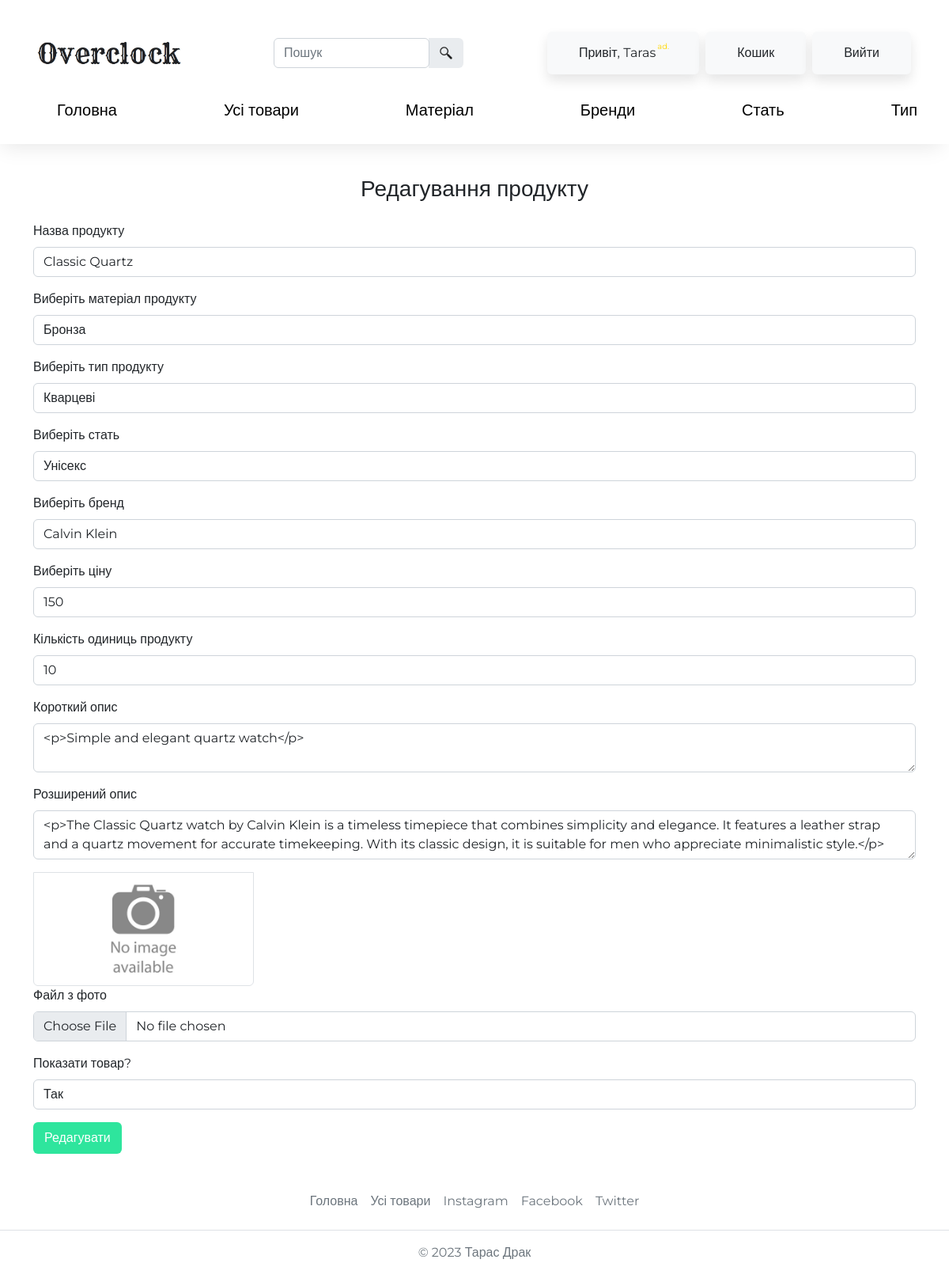
Page /product/edit/84 (signed in) on the committed database.
### tables this page shows
CREATE TABLE `product` (
  `id` int(11) NOT NULL,
  `name` varchar(255) NOT NULL,
  `photo` varchar(255) NOT NULL,
  `type_id` int(11) DEFAULT NULL,
  `gender_id` int(11) DEFAULT NULL,
  `material_id` int(11) DEFAULT NULL,
  `brand_id` int(11) DEFAULT NULL,
  `price` double NOT NULL,
  `count` int(11) NOT NULL,
  `short_description` text,
  `description` text,
  `visible` int(11) NOT NULL DEFAULT '1'
);

CREATE TABLE `material` (
  `id` int(11) NOT NULL,
  `name` varchar(255) NOT NULL,
  `photo` varchar(255) NOT NULL
);

CREATE TABLE `type` (
  `id` int(11) NOT NULL,
  `name` varchar(255) NOT NULL,
  `photo` varchar(255) DEFAULT NULL
);

CREATE TABLE `gender` (
  `id` int(11) NOT NULL,
  `name` varchar(255) NOT NULL,
  `photo` varchar(255) NOT NULL
);

CREATE TABLE `brand` (
  `id` int(11) NOT NULL,
  `name` varchar(255) NOT NULL,
  `photo` varchar(255) NOT NULL
);

### core/Template.php (called while the page is built, shortened)
<?php
class Template
{
    protected $path;
    public function __construct($path)
    {
        $this->path = $path;
    }
    public function getHTML()
    {
        include($this->path);
        $html = ob_get_contents();
        return $html;
    }
}

### core/Controller.php (called while the page is built, shortened)
<?php
class Controller
{
    protected $viewPath;
    public function __construct() {
        $this->moduleName = \core\Core::getInstance()->app['moduleName'];
        $this->actionName = \core\Core::getInstance()->app['actionName'];
        $this->viewPath = "views/{$this->moduleName}/{$this->actionName}.php";
    }
    public function render($viewPath = null, $params = null) {
        if(empty($viewPath))
            $viewPath = $this->viewPath;
        $tpl = new Template($viewPath);
        if(!empty($params))
            $tpl->setParams($params);
        return $tpl->getHTML();
    }
}

### controllers/ProductController.php (called while the page is built, shortened)
<?php
class ProductController extends Controller
{
    public function editAction($params) {
        $id = $params[0];
        if($id > 0) {
            $row = Product::getById($id);
            $materialsList = DataTable::getSortedItems('material');
            $typesList = DataTable::getSortedItems('type');
            $gendersList = DataTable::getSortedItems('gender');
            $brandsList = DataTable::getSortedItems('brand');
            return $this->render(null, [
                'row' => $row,
                'materials' => $materialsList,
                'types' => $typesList,
                'genders' => $gendersList,
                'brands' => $brandsList
            ]);
        } else
            return $this->error(403);
    }
}

### index.php (called while the page is built, shortened)
<?php
spl_autoload_register(function ($className) {
    $path = $className . '.php';
});
$core = core\Core::getInstance();
$core->Initialize();
$core->Run();

### core/DB.php (called while the page is built, shortened)
<?php
class DB
{
    protected  $pdo;
    public function __construct($hostname, $login, $password, $database){
        $this->pdo = new \PDO("mysql: host={$hostname};dbname={$database}", $login, $password);
    }
    public function select($tableName, $fieldsList = "*", $conditionArray = null, $operatorName = 'LIKE') {
        if(is_string($fieldsList))
            $fieldsListString = $fieldsList;
        $wherePartString = "";
        if(is_array($conditionArray)) {
            $parts = [];
            foreach ($conditionArray as $key => $value) {
                $parts[]="{$key} {$operatorName} :{$key}";
            }
            if(is_string($wherePartString))
                $wherePartString = "WHERE ".implode(' AND ', $parts);
        }
        $res = $this->pdo->prepare(
            "SELECT {$fieldsListString} FROM {$tableName} {$wherePartString}");
        $res->execute($conditionArray);
        return $res->fetchAll(\PDO::FETCH_ASSOC);
    }
}

### models/Product.php (called while the page is built, shortened)
<?php
class Product
{
    protected static $tableName = 'product';
    public static function getById($id) {
        $row = Core::getInstance()->db->select(self::$tableName, '*', [
            'id' => $id
        ]);
        if(!empty($row))
            return $row[0];
        else
            return null;
    }
}

### models/DataTable.php (called while the page is built, shortened)
<?php
class  DataTable {
    public static function getItems($tableName) {
        $rows = Core::getInstance()->db->select($tableName);
        $rows = array_reverse($rows);
        return $rows;
    }
    public static function getSortedItems($tableName) {
        $rows = self::getItems($tableName);
        $name = array_column($rows, 'name');
        array_multisort($name, SORT_ASC, $rows);
        return $rows;
    }
}

### views/product/edit.php (the view, shortened to what this page needs)
<h1 class="h3 mb-4 fw-normal text-center">Редагування продукту</h1>
<form action="" method="post" enctype="multipart/form-data">
    <div class="mb-3">
        <label for="name" class="form-label">Назва продукту</label>
        <input type="text" class="form-control" id="name" name="name" value="<?=$row['name']?>">
    </div>
    <div class="mb-3">
        <label for="material_id" class="form-label">Виберіть матеріал продукту</label>
        <select class="form-control" id="material_id" name="material_id">
            <?php foreach ($materials as $material_row) :
                ?>
                <option <?php if($material_row['id'] == $row['material_id']) echo 'selected'; ?> value="<?=$material_row['id']?>"><?=$material_row['name']?></option>
            <?php endforeach; ?>
        </select>
    </div>
    <div class="mb-3">
        <label for="type_id" class="form-label">Виберіть тип продукту</label>
        <select class="form-control" id="type_id" name="type_id">
            <?php foreach ($types as $type_row) : ?>
                <option <?php if($type_row['id'] == $row['type_id']) echo 'selected'; ?> value="<?=$type_row['id']?>"><?=$type_row['name']?></option>
            <?php endforeach; ?>
        </select>
    </div>
    <div class="mb-3">
        <label for="gender_id" class="form-label">Виберіть стать </label>
        <select class="form-control" id="gender_id" name="gender_id">
            <?php foreach ($genders as $gender_row) : ?>
                <option <?php if($gender_row['id'] == $row['gender_id']) echo 'selected'; ?> value="<?=$gender_row['id']?>"><?=$gender_row['name']?></option>
            <?php endforeach; ?>
        </select>
    </div>
    <div class="mb-3">
        <label for="brand_id" class="form-label">Виберіть бренд</label>
        <select class="form-control" id="brand_id" name="brand_id">
            <?php foreach ($brands as $brand_row) : ?>
                <option <?php if($brand_row['id'] == $row['brand_id']) echo 'selected'; ?> value="<?=$brand_row['id']?>"><?=$brand_row['name']?></option>
            <?php endforeach; ?>
        </select>
    </div>
    <div class="mb-3">
        <label for="price" class="form-label">Виберіть ціну</label>
        <input type="number" class="form-control" id="price" name="price" value="<?=$row['price']?>">
    </div>
    <div class="mb-3">
        <label for="count" class="form-label">Кількість одиниць продукту</label>
        <input type="number" class="form-control" id="count" name="count" value="<?=$row['count']?>">
    </div>
    <div class="mb-3">
        <label for="short_description" class="form-label">Короткий опис</label>
        <textarea class="ck-editor form-control" name="short_description" id="short_description"><?=$row['short_description']?></textarea>
    </div>
    <div class="mb-3">
        <label for="description" class="form-label">Розширений опис</label>
        <textarea class="ck-editor form-control" name="description" id="description"><?=$row['description']?></textarea>
    </div>
    <div class="col-3">
        <?php $filePath = 'files/product/'.$row['photo'];?>
        <?php if (is_file($filePath)) : ?>
            <img src="/<?=$filePath?>" class="card-img-top img-thumbnail">
        <?php else : ?>
            <img src="/static/images/no-image.jpg" class="card-img-top img-thumbnail">
        <?php endif; ?>
    </div>
    <div class="mb-3">
        <label for="file" class="form-label">Файл з фото</label>
        <input type="file" class="form-control" name="file" id="file" accept="image/jpeg" value=""/>
    </div>
    <div class="mb-3">
        <label for="visible" class="form-label">Показати товар?</label>
        <select class="form-control" id="visible" name="visible">
            <option value="1" <?php if($row['visible']) echo 'selected'; ?>>Так</option>
        </select>
    </div>
    <div>
        <button class="btn btn-primary">Редагувати</button>
    </div>
</form>

### themes/light/css/style.css (style rules this page uses)
html, body { font-family: 'Montserrat', sans-serif; height: 100%; }
.btn-primary { background-color: #2EE59D !important; border: 2px solid transparent !important; }

### rows in the picture
product: name "Classic Quartz", material_id "Бронза", type_id "Кварцеві", gender_id "Унісекс", brand_id "Calvin Klein", price "150", count "10", short_description "<p>Simple and elegant quartz watch</p>", description "<p>The Classic Quartz watch by Calvin Klein is a timeless timepiece that combines simplicity and elegance. It features a leather strap and a quartz movement for accurate timekeeping. With its classic design, it is suitable for men who appreciate minimalistic style.</p>", visible "Так"

### other values in the picture
$user['firstname'] "Taras"
